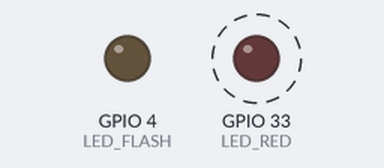
This sketch was run on a simulated ESP32. Shown: output pins drawn as LEDs (lit = HIGH). Dashed ring = blinking. What the sketch prints to the serial monitor is not drawn.

Above: at 0.7 s.
Timing chart, 0 to 3.5 s (numbered marks = the images above):
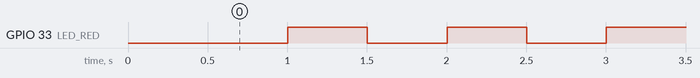

Measured:
- by itself, GPIO 33 (LED_RED): alternates HIGH for 0.50 s and LOW for 0.50 s

The sketch:

blink.ino
```cpp
// ESP32-CAM 첫 업로드 — Blink + Serial Hello
// 보드: AI Thinker ESP32-CAM, PSRAM Enabled

#define LED_RED   33  // 보드 뒷면 빨간 LED (active-low: LOW=ON)
#define LED_FLASH  4  // 앞면 흰색 플래시 LED (active-high: HIGH=ON)

unsigned long counter = 0;

void setup() {
  Serial.begin(115200);
  delay(500);
  Serial.println();
  Serial.println("=== ESP32-CAM Blink Test ===");
  Serial.printf("Chip: %s rev %d, %d cores @ %d MHz\n",
                ESP.getChipModel(), ESP.getChipRevision(),
                ESP.getChipCores(), ESP.getCpuFreqMHz());
  Serial.printf("Flash: %d MB, PSRAM: %d bytes\n",
                ESP.getFlashChipSize() / (1024 * 1024),
                ESP.getPsramSize());

  pinMode(LED_RED, OUTPUT);
  pinMode(LED_FLASH, OUTPUT);
  digitalWrite(LED_FLASH, LOW);  // 너무 밝으니 끈 채로 시작
}

void loop() {
  digitalWrite(LED_RED, LOW);   // ON
  delay(500);
  digitalWrite(LED_RED, HIGH);  // OFF
  delay(500);

  counter++;
  Serial.printf("tick %lu  uptime=%lus  free heap=%u\n",
                counter, millis() / 1000, ESP.getFreeHeap());
}
```
